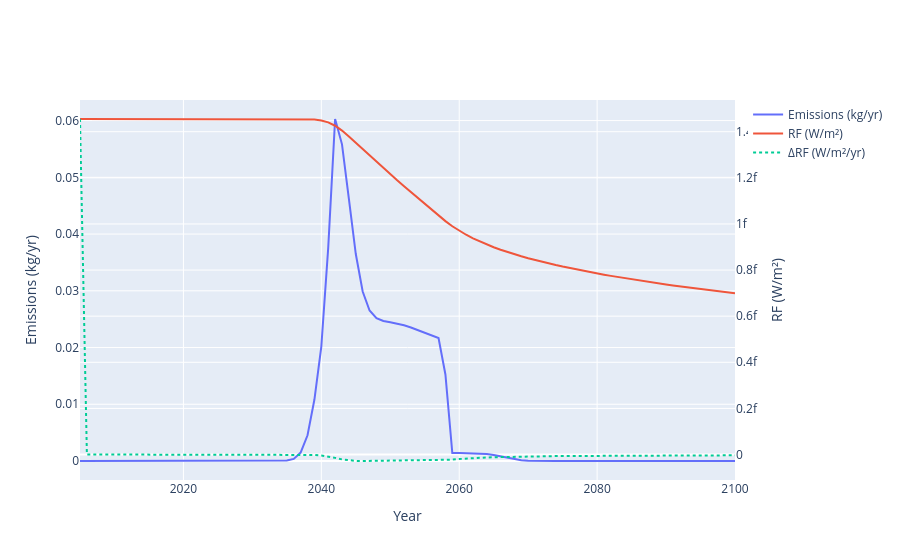

Notebook source saved alongside this figure:
### Code cell
import numpy as np
import plotly.graph_objects as go

def dense1d(x):
  arr = x.data
  v = np.asarray(arr.todense()) if hasattr(arr, "todense") else np.asarray(x.values)
  return v.ravel()

years = emissions["year"].values

# Ensure 1D
if "root activity" in emissions.dims:
  emissions_1d = emissions.sum(dim="root activity")
else:
  emissions_1d = emissions

if "root activity" in rf.dims:
  rf_1d = rf.sum(dim="root activity")
else:
  rf_1d = rf

E = dense1d(emissions_1d)
R = dense1d(rf_1d)
dR = np.diff(R, prepend=0)

fig = go.Figure()
fig.add_scatter(x=years, y=E, name="Emissions (kg/yr)",
yaxis="y1")
fig.add_scatter(x=years, y=R, name="RF (W/m²)", yaxis="y2")
fig.add_scatter(x=years, y=dR, name="ΔRF (W/m²/yr)", yaxis="y2",
line=dict(dash="dot"))
fig.update_layout(
  xaxis_title="Year",
  yaxis=dict(title="Emissions (kg/yr)"),
  yaxis2=dict(title="RF (W/m²)", overlaying="y", side="right"),
)
fig.show()
